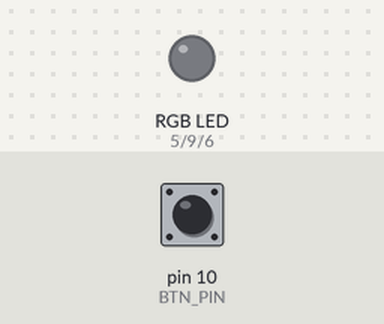
Simulated run of this sketch. Board: Arduino Uno, built with avr-gcc and run on an emulated ATmega328P. On the bench: an RGB LED mixed from three pins (HIGH = lit). Inputs (shaded band) come from the test bench; at power-on: pin 10 (BTN_PIN) HIGH.

Above: at 0.8 s.
0.9 s: pin 10 (BTN_PIN) pulled LOW for 0.15 s
At 3.51 s:
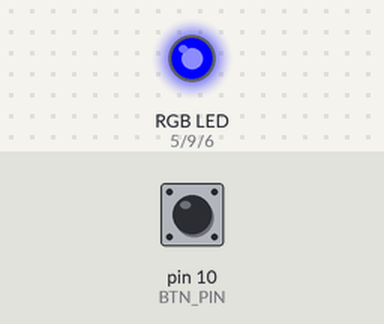
At 14.96 s:
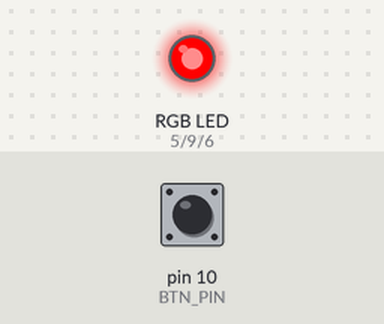
Timing chart, 0 to 16.6 s (numbered marks = the images above; inputs shaded):
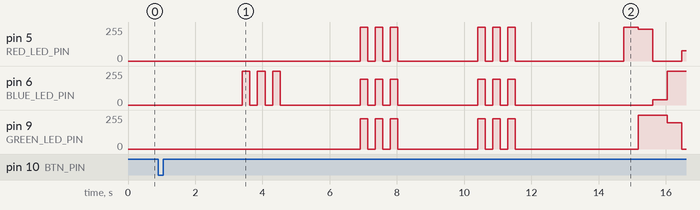

The sketch:

LightBall_v1.ino
```cpp
#include "Constants.h"
#include "Essentials.h"
#define DEBUGGER

void setup() {
    #ifdef DEBUGGER
    Serial.begin(9600);
    #endif
    ISR_disable();
    led_init();

    while(digitalRead(BTN_PIN)) ;
    buffer_init();
    ISR_enable();
}

void loop() {
    buffer_update();
}
```

Constants.h
```cpp
#define LM_EMPTY 0
#define LM_SET_CLOSE 1
#define LM_SET_RGB 2
#define LM_SET_HSL 3
#define LM_SET_HSL_PROGRESSIVE 4
#define LM_SET_HSL_SPARK_ASYNC 5
#define LM_SET_HSL_SPARK_SYNC 6
#define LM_SET_HSL_METEOR_ASYNC 7
#define LM_SET_HSL_METEOR_SYNC 8
```

Essentials.cpp
```cpp
#include "Essentials.h"
#include "Constants.h"
volatile uint8 led_buffer[3];
int buffer_excute_counter;
uint24 buffer_start_time;

void led_init(){
    pinMode(BTN_PIN, INPUT_PULLUP);
    pinMode(RED_LED_PIN,    OUTPUT);
    pinMode(GREEN_LED_PIN,  OUTPUT);
    pinMode(BLUE_LED_PIN,   OUTPUT);
    digitalWrite(RED_LED_PIN,   LED_CLOSE);
    digitalWrite(GREEN_LED_PIN, LED_CLOSE);
    digitalWrite(BLUE_LED_PIN,  LED_CLOSE);
}

void buffer_init(){
    led_buffer[LED_R_INDEX] = LED_CLOSE;
    led_buffer[LED_G_INDEX] = LED_CLOSE;
    led_buffer[LED_B_INDEX] = LED_CLOSE;
    buffer_excute_counter = 0;
    buffer_start_time = millis();
}

void inline led_update(){
    analogWrite(RED_LED_PIN,    led_buffer[LED_R_INDEX]);
    analogWrite(GREEN_LED_PIN,  led_buffer[LED_G_INDEX]);
    analogWrite(BLUE_LED_PIN,   led_buffer[LED_B_INDEX]);
}

uint24 inline get_buffer_start_time(){
    return (millis() - buffer_start_time);
}
/*The start time parameter is 4 bytes.*/
uint24 inline get_cmd_start_time(int index){
    return (uint24)cmd_buffer[index][BUFFER_START_TIME0_BIT] << 24
         | (uint24)cmd_buffer[index][BUFFER_START_TIME1_BIT] << 16
         | (uint24)cmd_buffer[index][BUFFER_START_TIME2_BIT] << 8
         | (uint24)cmd_buffer[index][BUFFER_START_TIME3_BIT];
}
/*The duration parameter is 2 bytes.*/
uint16 inline get_cmd_duration(int index){
    return (uint16)cmd_buffer[index][BUFFER_DURATION0_BIT] << 8
         | (uint16)cmd_buffer[index][BUFFER_DURATION1_BIT];
}

/*The 3 leading parameter is 1 byte and the following 2 parameter is 2 bytes.*/
uint8 inline get_cmd_para_1(int index, int para){
    return (uint8)cmd_buffer[index][BUFFER_P1_BIT + para];
}
uint16 inline get_cmd_para_2(int index, int para){
    return (uint16)cmd_buffer[index][BUFFER_P1_BIT + para] << 8
         | (uint16)cmd_buffer[index][BUFFER_P1_BIT + para + 1];
}
uint24 inline get_cmd_para_3(int index, int para){
    return (uint24)cmd_buffer[index][BUFFER_P1_BIT + para] << 16
         | (uint24)cmd_buffer[index][BUFFER_P1_BIT + para + 1] << 8
         | (uint24)cmd_buffer[index][BUFFER_P1_BIT + para + 2];
}
void buffer_update(){
    /* if the task work done, move to next task. */
    if( get_buffer_start_time() >
        get_cmd_start_time(buffer_excute_counter) + get_cmd_duration(buffer_excute_counter) ){
        buffer_excute_counter += 1;
        set_rgb(LED_CLOSE, LED_CLOSE, LED_CLOSE);
    }

    /* if command buffer is a empty task, reset the counter and wait for next call. */
    if( cmd_buffer[buffer_excute_counter][BUFFER_MODE_BIT] == LM_EMPTY ){
        buffer_init();
        return;
    }

    /* if the task time is about to start */
    if( get_buffer_start_time() > get_cmd_start_time(buffer_excute_counter) ){
        switch(cmd_buffer[buffer_excute_counter][BUFFER_MODE_BIT]){
            case LM_EMPTY:
            case LM_SET_CLOSE: set_rgb(LED_CLOSE, LED_CLOSE, LED_CLOSE); break;
            case LM_SET_RGB: set_rgb(
                get_cmd_para_1(buffer_excute_counter, 0),
                get_cmd_para_1(buffer_excute_counter, 1),
                get_cmd_para_1(buffer_excute_counter, 2)); break;
            case LM_SET_HSL: set_hsl(
                get_cmd_para_1(buffer_excute_counter, 0),
                (float)get_cmd_para_1(buffer_excute_counter, 1)/255.0,
                (float)get_cmd_para_1(buffer_excute_counter, 2)/255.0); break;
            case LM_SET_HSL_PROGRESSIVE: set_hsl_progressive(
                (get_buffer_start_time()-get_cmd_start_time(buffer_excute_counter)),
                get_cmd_duration(buffer_excute_counter),
                get_cmd_para_1(buffer_excute_counter, 0), //H
                get_cmd_para_1(buffer_excute_counter, 1), //S
                get_cmd_para_1(buffer_excute_counter, 2), //L
                get_cmd_para_1(buffer_excute_counter, 3), //colorTrans
                get_cmd_para_1(buffer_excute_counter, 4));//brightTrans
                break;
            case LM_SET_HSL_SPARK_ASYNC: set_hsl_spark_async(
                (get_buffer_start_time()-get_cmd_start_time(buffer_excute_counter)),
                get_cmd_duration(buffer_excute_counter),
                get_cmd_para_1(buffer_excute_counter, 0), //H
                get_cmd_para_1(buffer_excute_counter, 1), //S
                get_cmd_para_1(buffer_excute_counter, 2), //L
                get_cmd_para_1(buffer_excute_counter, 3), //colorTrans
                get_cmd_para_1(buffer_excute_counter, 4), //brightTrans
                get_cmd_para_1(buffer_excute_counter, 5), //count
                get_cmd_para_1(buffer_excute_counter, 6));//duty
                break;
            case LM_SET_HSL_SPARK_SYNC: set_hsl_spark_sync(
                (get_buffer_start_time()-get_cmd_start_time(buffer_excute_counter)),
                get_cmd_duration(buffer_excute_counter),
                get_cmd_para_1(buffer_excute_counter, 0), //H
                get_cmd_para_1(buffer_excute_counter, 1), //S
                get_cmd_para_1(buffer_excute_counter, 2), //L
                get_cmd_para_1(buffer_excute_counter, 3), //colorTrans
                get_cmd_para_1(buffer_excute_counter, 4), //brightTrans
                get_cmd_para_1(buffer_excute_counter, 5), //count
                get_cmd_para_1(buffer_excute_counter, 6));//duty
                break;
            case LM_SET_HSL_METEOR_ASYNC: set_hsl_meteor_async(
                (get_buffer_start_time()-get_cmd_start_time(buffer_excute_counter)),
                get_cmd_duration(buffer_excute_counter),
                get_cmd_para_1(buffer_excute_counter, 0), //H
                get_cmd_para_1(buffer_excute_counter, 1), //S
                get_cmd_para_1(buffer_excute_counter, 2), //L
                get_cmd_para_1(buffer_excute_counter, 3), //colorTrans
                get_cmd_para_1(buffer_excute_counter, 4), //meteorTrans
                get_cmd_para_1(buffer_excute_counter, 5), //count
                get_cmd_para_1(buffer_excute_counter, 6));//duty
                break;
            case LM_SET_HSL_METEOR_SYNC: set_hsl_meteor_sync(
                (get_buffer_start_time()-get_cmd_start_time(buffer_excute_counter)),
                get_cmd_duration(buffer_excute_counter),
                get_cmd_para_1(buffer_excute_counter, 0), //H
                get_cmd_para_1(buffer_excute_counter, 1), //S
                get_cmd_para_1(buffer_excute_counter, 2), //L
                get_cmd_para_1(buffer_excute_counter, 3), //colorTrans
                get_cmd_para_1(buffer_excute_counter, 4), //meteorTrans
                get_cmd_para_1(buffer_excute_counter, 5), //count
                get_cmd_para_1(buffer_excute_counter, 6));//duty
                break;
        }
    }
}
/*
void hsv_test(){
    set_hsv(0, 255, 255);
    set_hsv(30, 255, 255);
    set_hsv(60, 255, 255);
    set_hsv(90, 255, 255);
    set_hsv(120, 255, 255);
    set_hsv(180, 255, 255);
    set_hsv(210, 255, 255);
    set_hsv(240, 255, 255);
    set_hsv(270, 255, 255);
    set_hsv(300, 255, 255);
    set_hsv(330, 255, 255);
    set_hsv(360, 255, 255);
}*/

void ISR_enable()
{
  TCCR2A = 0;
  TCCR2B = 0;
  TCCR2B |= (1<<WGM22);  // CTC mode; Clear Timer on Compare
  TCCR2B |= (1<<CS22) | (1<<CS20);  // Prescaler == 8 ||(1<<CS30)
  TIMSK2 |= (1 << OCIE2A);  // enable CTC for TIMER1_COMPA_vect
  TCNT2=0;  // counter 歸零
  OCR2A = 1000;
}

void ISR_disable()
{
  TCCR2A = 0;
  TCCR2B = 0;
}


ISR(TIMER2_COMPA_vect)
{
    led_update();
}
```

Essentials.h
```cpp
#ifndef ESSENTIAL_H
#define ESSENTIAL_H

#if defined(ARDUINO) && ARDUINO >= 100
#include "Arduino.h"
#else
#include "WProgram.h"
#endif

#include "Tasks.h"
#include "Modes.h"

#define uint8  byte
#define uint16 unsigned int
#define uint24 unsigned long

/* LED */
#define   BTN_PIN   10

#define   RED_LED_PIN   5
#define GREEN_LED_PIN   9
#define  BLUE_LED_PIN   6
#define LED_OPEN  1
#define LED_CLOSE 0
#define LED_R_INDEX 0
#define LED_G_INDEX 1
#define LED_B_INDEX 2
extern volatile uint8 led_buffer[3];

/* LED BUFFER */
#define          BUFFER_MODE_BIT 0
#define   BUFFER_START_TIME0_BIT 1
#define   BUFFER_START_TIME1_BIT 2
#define   BUFFER_START_TIME2_BIT 3
#define   BUFFER_START_TIME3_BIT 4
#define     BUFFER_DURATION0_BIT 5
#define     BUFFER_DURATION1_BIT 6
#define            BUFFER_P1_BIT 7
#define            BUFFER_P2_BIT 8
#define            BUFFER_P3_BIT 9
#define            BUFFER_P4_BIT 10
#define            BUFFER_P5_BIT 11
#define            BUFFER_P6_BIT 12
#define            BUFFER_P7_BIT 13

extern int buffer_counter;
extern int buffer_excute_counter;
extern uint24 buffer_start_time;

void led_init();
void buffer_init();
void led_update();
uint24 inline get_buffer_start_time();
uint24 inline get_cmd_start_time(int index);
uint16 inline get_cmd_duration(int index);
uint8 inline get_cmd_para_1(int index, int para);
uint16 inline get_cmd_para_2(int index, int para);
uint24 inline get_cmd_para_3(int index, int para);
void buffer_update();
//void hsv_test();
void ISR_enable();
void ISR_disable();

#endif
```

Modes.cpp
```cpp
#include "Modes.h"
#include "Essentials.h"
#define DEBUGGER
/* check the value always limited in MIN ~ MAX */
uint8 inline get_limited_value(uint8 v){
    return (char)(v<LIMITED_MIN) ? LIMITED_MIN : ( (v>LIMITED_MAX) ? LIMITED_MAX : v );
}
float getFloatFromInt(uint8 ui){
  int i = ui;
  i -= 127;
  return i/100.0;
}
void set_rgb(uint8 r, uint8 g, uint8 b){
    led_buffer[LED_R_INDEX] = get_limited_value(r);
    led_buffer[LED_G_INDEX] = get_limited_value(g);
    led_buffer[LED_B_INDEX] = get_limited_value(b);
}
float HueToRGB(float v1, float v2, float vH)
{
  if (vH < 0)
    vH += 1;
  if (vH > 1)
    vH -= 1;
  if ((6 * vH) < 1)
    return (v1 + (v2 - v1) * 6 * vH);
  if ((2 * vH) < 1)
    return v2;
  if ((3 * vH) < 2)
    return (v1 + (v2 - v1) * ((2.0f / 3) - vH) * 6);
  return v1;
};

void set_hsl(int H, float S, float L) {
  unsigned char R, G, B;

  if (S == 0)
  {
    R = G = B = (unsigned char)(L * 255);
  }
  else
  {
    float v1, v2;
    float hue = (float)H / 360;

    v2 = (L < 0.5) ? (L * (1 + S)) : ((L + S) - (L * S));
    v1 = 2 * L - v2;

    R = (unsigned char)(255 * HueToRGB(v1, v2, hue + (1.0f / 3)));
    G = (unsigned char)(255 * HueToRGB(v1, v2, hue));
    B = (unsigned char)(255 * HueToRGB(v1, v2, hue - (1.0f / 3)));
  }
  set_rgb(R, G, B);
};
void set_hsl_progressive(uint24 index, uint16 duration,
                         uint8 h, uint8 s, uint8 l,
                         uint8 colorTrans, uint8 brightTrans){
                          Serial.print("start");
    set_hsl_spark_async(index, duration, h, s, l,
                         colorTrans, brightTrans, 1, 255);
}
/* The starting color will change continuously. */
void set_hsl_spark_async(uint24 index, uint16 duration,
                         uint8 h, uint8 s, uint8 l,
                         uint8 colorTrans, uint8 brightTrans,
                         uint8 count, uint8 duty){
    int n_h = (int)((float)h/0.7f+colorTrans*index/1000)%360;
    float n_l = ((float)(l/255.0)+getFloatFromInt(brightTrans)*index);
    n_l = (n_l > 1) ? 1 : n_l;
    uint16 size = duration/count;       //Frame size
    if (100*(index%size)/size < duty){  //In range of duty
      n_h %= 360;
      set_hsl(n_h, s/255.0, n_l);  // unit: H/1000s, L/1000s
    }
    else
      set_rgb(0, 0, 0);
}
/* Each starting color is the same. */
void set_hsl_spark_sync(uint24 index, uint16 duration,
                         uint8 h, uint8 s, uint8 l,
                         uint8 colorTrans, uint8 brightTrans,
                         uint8 count, uint8 duty){
    uint16 size = duration/count;       //Frame size
    int n_h = (int)((float)(h/0.7f)+colorTrans*(index/size)*size/1000)%360;
    if (100*(index%size)/size < duty){  //In range of duty
      //int n_h = (int)((float)(h/0.7f)+colorTrans*(index%size)/1000)%360;
      float n_l = (float)(l/255.0)+getFloatFromInt(brightTrans)*(index%size);
      set_hsl(n_h, s/255.0, n_l);  // unit: H/1000s, L/1000s
    }
    else
      set_rgb(0, 0, 0);
}
/* Each cycle has there own fading rate.
   And the brights fade automatically. */
void set_hsl_meteor_async(uint24 index, uint16 duration,
                         uint8 h, uint8 s, uint8 l,
                         uint8 colorTrans, uint8 meteorTrans,
                         uint8 count, uint8 duty){
    uint16 size = duration/count;       //Frame size
    int n_h = (int)((float)(h/0.7f)+colorTrans*(index/size)*size/1000);
    if (255*(index%size)/size < duty){  //In range of duty
      float dt = (index%size)*255.0/duty/size;
      set_hsl((n_h + meteorTrans*(index%size)/1000)%360, s/255.0, 0.5*pow(2.7, -5*dt));  // unit: H/1000s, L/1000s
    }
    else
      set_rgb(0, 0, 0);
}
/* The starting color of each cycle is the same.
   And the brights fade automatically. */
void set_hsl_meteor_sync(uint24 index, uint16 duration,
                         uint8 h, uint8 s, uint8 l,
                         uint8 colorTrans, uint8 meteorTrans,
                         uint8 count, uint8 duty){
    set_hsl_meteor_async(index, duration, h, s, l, 0, meteorTrans, count, duty);
                          /*
    uint16 size = duration/count;       //Frame size
    if (255*(index%size)/size < duty){  //In range of duty
      int n_h = h+meteorTrans*(index%size)/1000;
      n_h %= 360;
      set_hsl(n_h, s/255.0, 1-(float)(index%size)/size);  // unit: H/1000s, L/1000s
    }
    else
      set_rgb(0, 0, 0);
      */
}
```

Modes.h
```cpp
#ifndef MODES_H
#define MODES_H

#if defined(ARDUINO) && ARDUINO >= 100
#include "Arduino.h"
#else
#include "WProgram.h"
#endif

#define LIMITED_MIN 0
#define LIMITED_MAX 255
/* HSV */
#define DEFAULT_HSV_S 255
#define HSV_V_MAX 100
#define HSV_PROGRESSIVE_UPDATE_CYCLE 180
/* RGB */
#define SPARK_PROGRESSIVE_TIME_LIMIT 20
#include "Essentials.h"
#define uint8  byte
#define uint16 unsigned int
#define uint24 unsigned long

char get_limited_value(int v);
void set_rgb(uint8 r, uint8 g, uint8 b);
float HueToRGB(float v1, float v2, float vH);
void set_hsl(int H, float S, float L);
void set_hsl_progressive(uint24 index, uint16 duration,
                         uint8 h, uint8 s, uint8 l,
                         uint8 colorTrans, uint8 brightTrans);
void set_hsl_spark_async(uint24 index, uint16 duration,
                         uint8 h, uint8 s, uint8 l,
                         uint8 colorTrans, uint8 brightTrans,
                         uint8 count, uint8 duty);
void set_hsl_spark_sync(uint24 index, uint16 duration,
                         uint8 h, uint8 s, uint8 l,
                         uint8 colorTrans, uint8 brightTrans,
                         uint8 count, uint8 duty);
void set_hsl_meteor_async(uint24 index, uint16 duration,
                         uint8 h, uint8 s, uint8 l,
                         uint8 colorTrans, uint8 meteorTrans,
                         uint8 count, uint8 duty);
void set_hsl_meteor_sync(uint24 index, uint16 duration,
                         uint8 h, uint8 s, uint8 l,
                         uint8 colorTrans, uint8 meteorTrans,
                         uint8 count, uint8 duty);
#endif
```

Source omitted: Tasks.h (data table, 4348 bytes)

Measured:
- after the input at 0.9 s, pin 5 (RED_LED_PIN): 0/255 → 255/255 after 6.0 s, → 0/255 0.22 s later, → 255/255 0.23 s later, → 0/255 0.23 s later, … (16 changes in this stretch); pin 6 (BLUE_LED_PIN): 0/255 → 254/255 after 2.5 s, → 0/255 0.22 s later, → 254/255 0.23 s later, → 0/255 0.23 s later, … (20 changes in this stretch)
